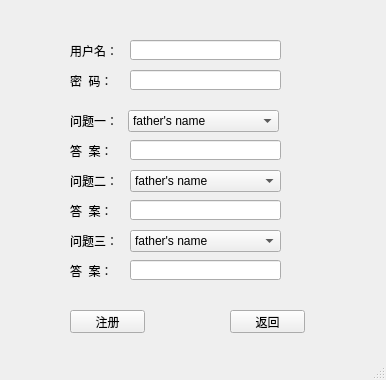
<?xml version="1.0" encoding="UTF-8"?>
<ui version="4.0">
 <class>Register</class>
 <widget class="QMainWindow" name="Register">
  <property name="geometry">
   <rect>
    <x>0</x>
    <y>0</y>
    <width>386</width>
    <height>380</height>
   </rect>
  </property>
  <property name="windowTitle">
   <string>注册</string>
  </property>
  <widget class="QWidget" name="centralwidget">
   <widget class="QLabel" name="label">
    <property name="geometry">
     <rect>
      <x>70</x>
      <y>40</y>
      <width>54</width>
      <height>21</height>
     </rect>
    </property>
    <property name="text">
     <string>用户名：</string>
    </property>
   </widget>
   <widget class="QLineEdit" name="lineEdit">
    <property name="geometry">
     <rect>
      <x>130</x>
      <y>40</y>
      <width>151</width>
      <height>20</height>
     </rect>
    </property>
    <property name="maxLength">
     <number>16</number>
    </property>
   </widget>
   <widget class="QPushButton" name="pushButton">
    <property name="geometry">
     <rect>
      <x>70</x>
      <y>310</y>
      <width>75</width>
      <height>23</height>
     </rect>
    </property>
    <property name="text">
     <string>注册</string>
    </property>
   </widget>
   <widget class="QPushButton" name="pushButton_2">
    <property name="geometry">
     <rect>
      <x>230</x>
      <y>310</y>
      <width>75</width>
      <height>23</height>
     </rect>
    </property>
    <property name="text">
     <string>返回</string>
    </property>
   </widget>
   <widget class="QLabel" name="label_2">
    <property name="geometry">
     <rect>
      <x>70</x>
      <y>70</y>
      <width>54</width>
      <height>21</height>
     </rect>
    </property>
    <property name="text">
     <string>密  码：</string>
    </property>
   </widget>
   <widget class="QLineEdit" name="lineEdit_2">
    <property name="geometry">
     <rect>
      <x>130</x>
      <y>70</y>
      <width>151</width>
      <height>20</height>
     </rect>
    </property>
    <property name="inputMethodHints">
     <set>Qt::ImhHiddenText</set>
    </property>
    <property name="maxLength">
     <number>16</number>
    </property>
   </widget>
   <widget class="QComboBox" name="comboBox">
    <property name="geometry">
     <rect>
      <x>128</x>
      <y>110</y>
      <width>151</width>
      <height>22</height>
     </rect>
    </property>
    <item>
     <property name="text">
      <string>father's name</string>
     </property>
    </item>
    <item>
     <property name="text">
      <string>mother's name</string>
     </property>
    </item>
    <item>
     <property name="text">
      <string>most impressive person in primary school</string>
     </property>
    </item>
    <item>
     <property name="text">
      <string>most impressive person in junior middle school</string>
     </property>
    </item>
    <item>
     <property name="text">
      <string>most impressive person in high school</string>
     </property>
    </item>
    <item>
     <property name="text">
      <string>most impressive person in university</string>
     </property>
    </item>
    <item>
     <property name="text">
      <string>Favorite star</string>
     </property>
    </item>
    <item>
     <property name="text">
      <string>Favorite sport</string>
     </property>
    </item>
    <item>
     <property name="text">
      <string>Primary school head teacher</string>
     </property>
    </item>
    <item>
     <property name="text">
      <string>Junior middle school head teacher</string>
     </property>
    </item>
    <item>
     <property name="text">
      <string>Senior school head teacher</string>
     </property>
    </item>
    <item>
     <property name="text">
      <string>University head teacher</string>
     </property>
    </item>
   </widget>
   <widget class="QLineEdit" name="lineEdit_3">
    <property name="geometry">
     <rect>
      <x>130</x>
      <y>140</y>
      <width>151</width>
      <height>20</height>
     </rect>
    </property>
    <property name="text">
     <string/>
    </property>
   </widget>
   <widget class="QLabel" name="label_3">
    <property name="geometry">
     <rect>
      <x>70</x>
      <y>140</y>
      <width>54</width>
      <height>21</height>
     </rect>
    </property>
    <property name="text">
     <string>答  案：</string>
    </property>
   </widget>
   <widget class="QLabel" name="label_4">
    <property name="geometry">
     <rect>
      <x>70</x>
      <y>110</y>
      <width>54</width>
      <height>21</height>
     </rect>
    </property>
    <property name="text">
     <string>问题一：</string>
    </property>
   </widget>
   <widget class="QLineEdit" name="lineEdit_4">
    <property name="geometry">
     <rect>
      <x>130</x>
      <y>200</y>
      <width>151</width>
      <height>20</height>
     </rect>
    </property>
    <property name="text">
     <string/>
    </property>
   </widget>
   <widget class="QLabel" name="label_5">
    <property name="geometry">
     <rect>
      <x>70</x>
      <y>200</y>
      <width>54</width>
      <height>21</height>
     </rect>
    </property>
    <property name="text">
     <string>答  案：</string>
    </property>
   </widget>
   <widget class="QLabel" name="label_6">
    <property name="geometry">
     <rect>
      <x>70</x>
      <y>170</y>
      <width>54</width>
      <height>21</height>
     </rect>
    </property>
    <property name="text">
     <string>问题二：</string>
    </property>
   </widget>
   <widget class="QLineEdit" name="lineEdit_5">
    <property name="geometry">
     <rect>
      <x>130</x>
      <y>260</y>
      <width>151</width>
      <height>20</height>
     </rect>
    </property>
    <property name="text">
     <string/>
    </property>
   </widget>
   <widget class="QLabel" name="label_7">
    <property name="geometry">
     <rect>
      <x>70</x>
      <y>260</y>
      <width>54</width>
      <height>21</height>
     </rect>
    </property>
    <property name="text">
     <string>答  案：</string>
    </property>
   </widget>
   <widget class="QLabel" name="label_8">
    <property name="geometry">
     <rect>
      <x>70</x>
      <y>230</y>
      <width>54</width>
      <height>21</height>
     </rect>
    </property>
    <property name="text">
     <string>问题三：</string>
    </property>
   </widget>
   <widget class="QLabel" name="label_9">
    <property name="geometry">
     <rect>
      <x>300</x>
      <y>40</y>
      <width>81</width>
      <height>31</height>
     </rect>
    </property>
    <property name="font">
     <font>
      <italic>true</italic>
     </font>
    </property>
    <property name="text">
     <string/>
    </property>
   </widget>
   <widget class="QComboBox" name="comboBox_2">
    <property name="geometry">
     <rect>
      <x>130</x>
      <y>170</y>
      <width>151</width>
      <height>22</height>
     </rect>
    </property>
    <item>
     <property name="text">
      <string>father's name</string>
     </property>
    </item>
    <item>
     <property name="text">
      <string>mother's name</string>
     </property>
    </item>
    <item>
     <property name="text">
      <string>most impressive person in primary school</string>
     </property>
    </item>
    <item>
     <property name="text">
      <string>most impressive person in junior middle school</string>
     </property>
    </item>
    <item>
     <property name="text">
      <string>most impressive person in high school</string>
     </property>
    </item>
    <item>
     <property name="text">
      <string>most impressive person in university</string>
     </property>
    </item>
    <item>
     <property name="text">
      <string>Favorite star</string>
     </property>
    </item>
    <item>
     <property name="text">
      <string>Favorite sport</string>
     </property>
    </item>
    <item>
     <property name="text">
      <string>Primary school head teacher</string>
     </property>
    </item>
    <item>
     <property name="text">
      <string>Junior middle school head teacher</string>
     </property>
    </item>
    <item>
     <property name="text">
      <string>Senior school head teacher</string>
     </property>
    </item>
    <item>
     <property name="text">
      <string>University head teacher</string>
     </property>
    </item>
   </widget>
   <widget class="QComboBox" name="comboBox_3">
    <property name="geometry">
     <rect>
      <x>130</x>
      <y>230</y>
      <width>151</width>
      <height>22</height>
     </rect>
    </property>
    <item>
     <property name="text">
      <string>father's name</string>
     </property>
    </item>
    <item>
     <property name="text">
      <string>mother's name</string>
     </property>
    </item>
    <item>
     <property name="text">
      <string>most impressive person in primary school</string>
     </property>
    </item>
    <item>
     <property name="text">
      <string>most impressive person in junior middle school</string>
     </property>
    </item>
    <item>
     <property name="text">
      <string>most impressive person in high school</string>
     </property>
    </item>
    <item>
     <property name="text">
      <string>most impressive person in university</string>
     </property>
    </item>
    <item>
     <property name="text">
      <string>Favorite star</string>
     </property>
    </item>
    <item>
     <property name="text">
      <string>Favorite sport</string>
     </property>
    </item>
    <item>
     <property name="text">
      <string>Primary school head teacher</string>
     </property>
    </item>
    <item>
     <property name="text">
      <string>Junior middle school head teacher</string>
     </property>
    </item>
    <item>
     <property name="text">
      <string>Senior school head teacher</string>
     </property>
    </item>
    <item>
     <property name="text">
      <string>University head teacher</string>
     </property>
    </item>
   </widget>
  </widget>
  <widget class="QMenuBar" name="menubar">
   <property name="geometry">
    <rect>
     <x>0</x>
     <y>0</y>
     <width>386</width>
     <height>23</height>
    </rect>
   </property>
  </widget>
  <widget class="QStatusBar" name="statusbar"/>
 </widget>
 <resources/>
 <connections/>
</ui>
